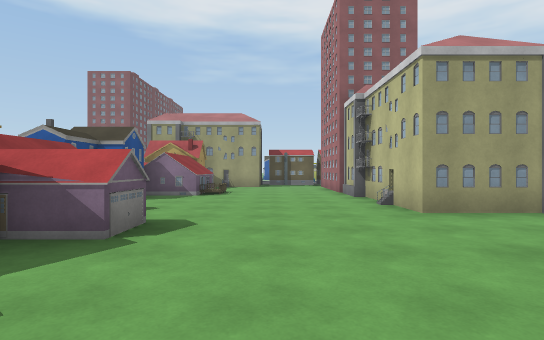
[1] (above)

24 first-person views from a walk through a 3-D level made in the Unity game engine. The camera is 1.3 m above the floor, looks level and sees 80° across. The floor is counted in squares, 2 m on a side. Each view is taken from the middle of a square. On the plan, view 1 faces up. The plan holds only what a view shows up to about 10 squares ahead; the rest is blank. The place goes on beyond the plan. Some surface patterns are stand-ins.

[2]
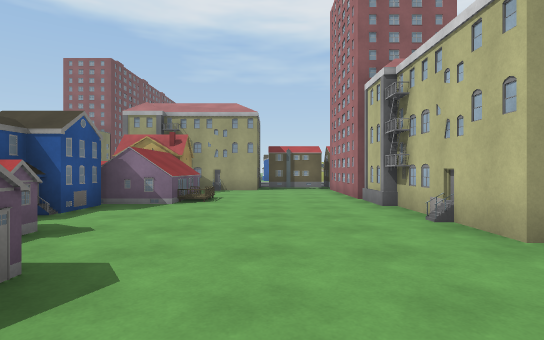

[3]
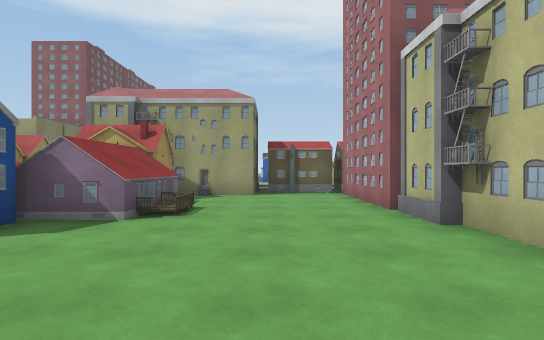

[4]
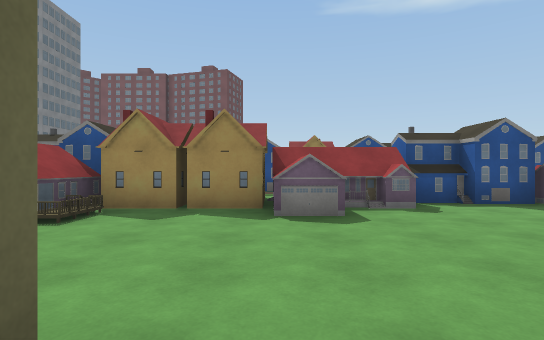

[5]
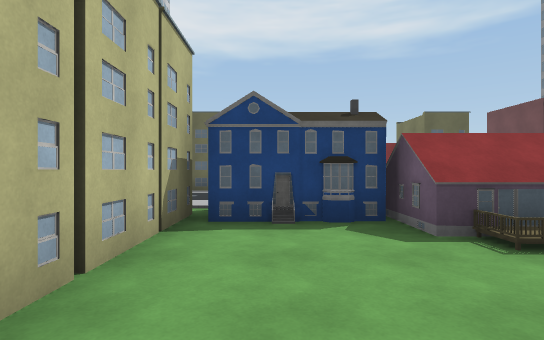

[6]
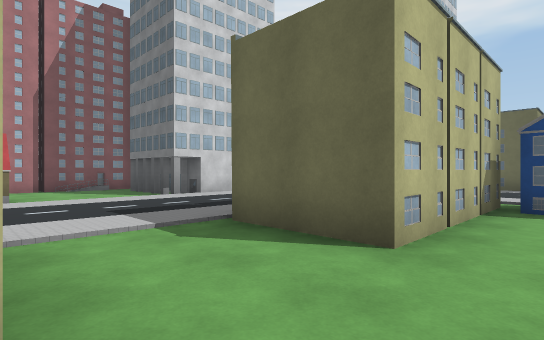

[7]
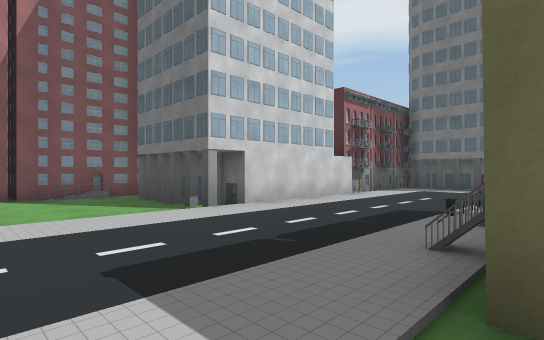

[8]
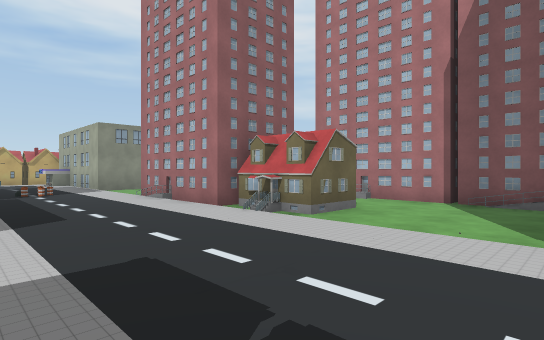

[9]
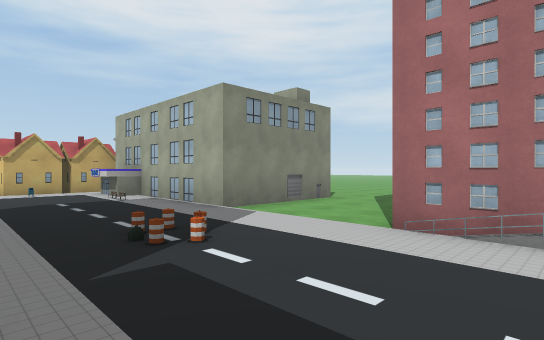

[10]
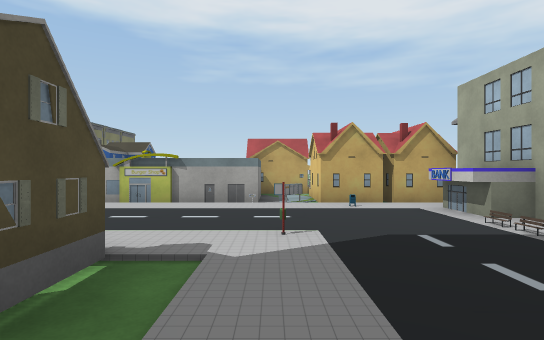

[11]
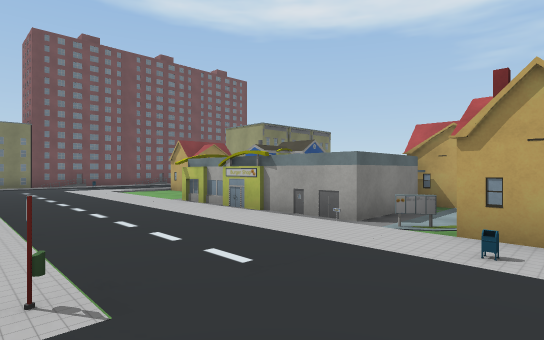

[12]
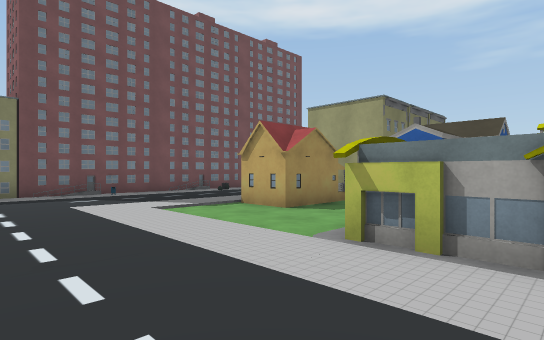

[13]
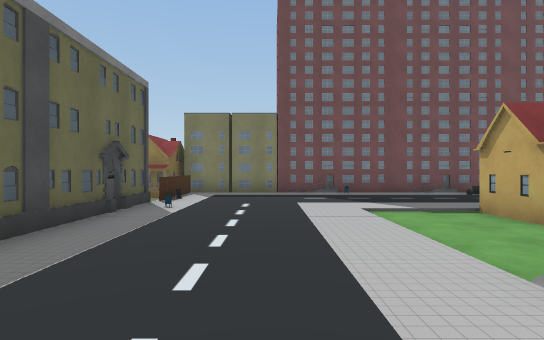

[14]
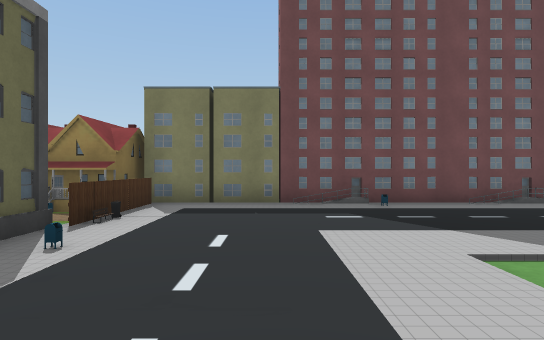

[15]
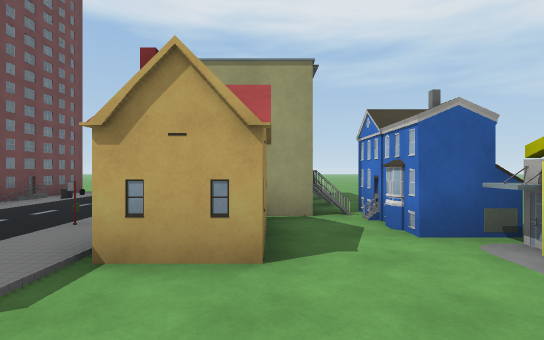

[16]
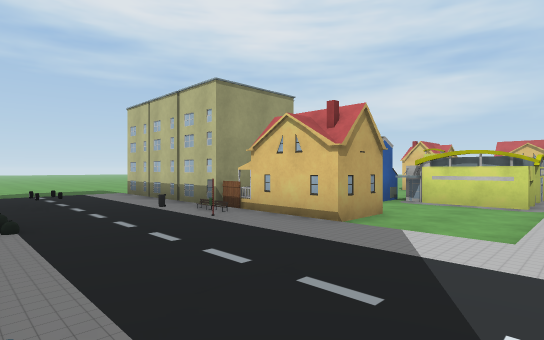

[17]
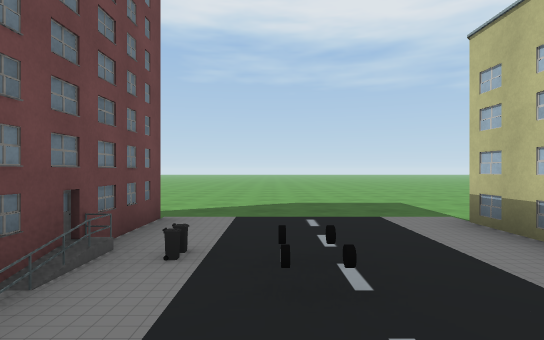

[18]
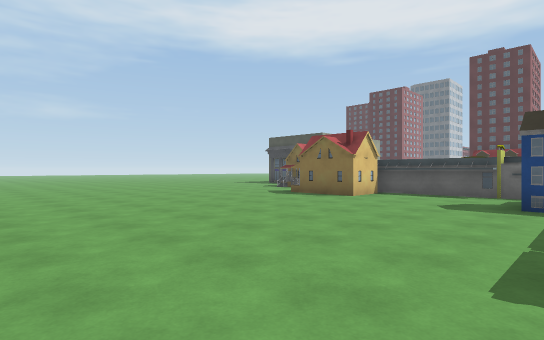

[19]
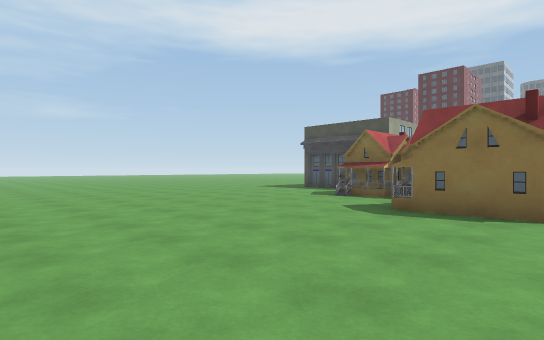

[20]
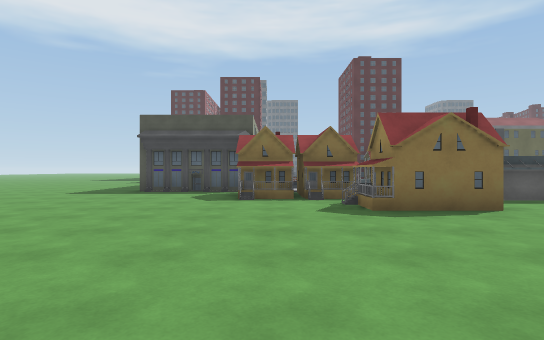

[21]
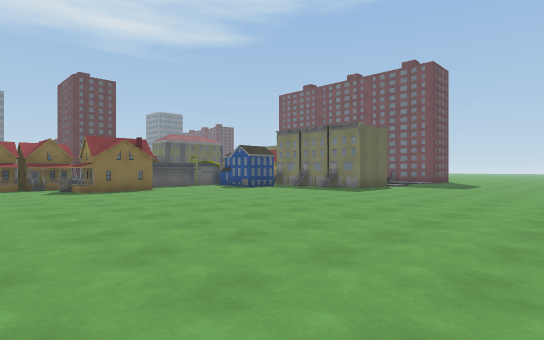

[22]
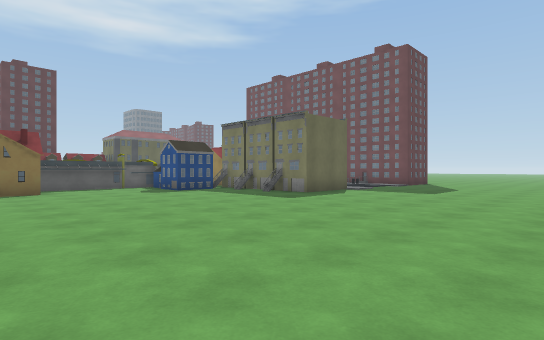

[23]
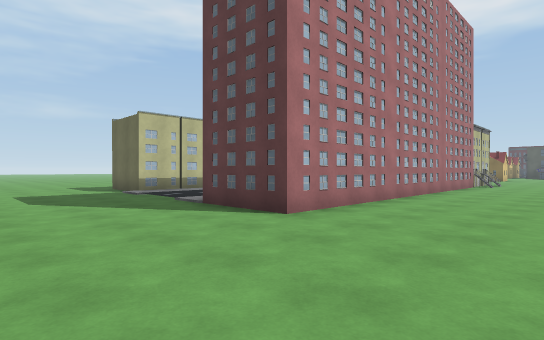

[24]
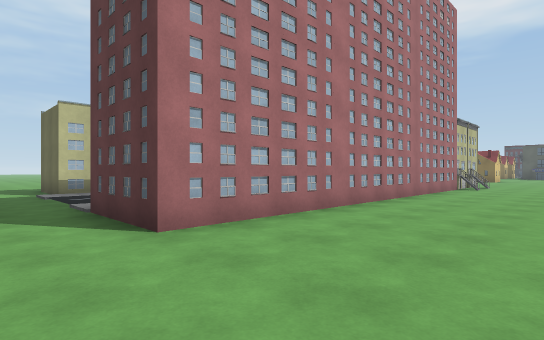

### Floor plan
Key: @ floor where view 1 was taken; # wall or solid block; x gap in a wall; . floor; ^ raised ledge; B building; F fence; O other object.
Columns run from 13 left of view 1 to 15 right of it. Each row starts with its distance up from view 1.
 33     ...................
 32     ...................
 31 .......................
 30 .......................
 29 ..........................
 28 ..........................
 27 ....#B .. ##.................
 26 ....## .. # O................
 25 .... # .. # O................
 24 .... # .. ##................
 23  ... # .. F#B#....#B.......
 22  ... # ..OBB.B...B#B.......
 21  ... B .. ##.B^^^^..BB......
 20  ... # .. ....^   x###.......
 19  ... B .. ....^^^^.###B......
 18  ... #... .. ..       ####...
 17  .. ## ..............^#
 16      O .............. #
 15      #FFFOO       O.. #
 14      #BB######B#B  .. #
 13      ##B  ######   .. ####..
 12       BBB #....#  ... ......
 11        #BB ....#   .. ....
 10       BB OOO...#   .. ..
  9        B  OO...#   .. #
  8         B O....## ... #
  7         B##.....#  .. #
  6         BB......#  .. #
  5        O  O.....## .. B .B#
  4        O  OO...... .. BB..#
  3        # BOO......... ....##
  2       BB  #....##O .. ...B#
  1          B#....#  ... BBBB#
  0          ##OO@.# O .. BBBB#
 -1          #BOO### O ..
 -2          B  OB    O..
 -3                    .. BBB
 -4                ..  .. B
 -5                ..  .. B
 -6                       #
 -7          OO        BB

Positions as (right, up) in squares from view 1, and headings:
1: (0, 0), facing up
2: (0, 2), facing up
3: (0, 4), facing up
4: (3, 3), facing left
5: (1, 3), facing down
6: (1, 5), facing down-right
7: (4, 4), facing down-right
8: (5, 1), facing up-right
9: (5, 8), facing up-right
10: (5, 12), facing up
11: (7, 15), facing up-left
12: (2, 16), facing up-left
13: (2, 17), facing left
14: (-1, 17), facing left
15: (-2, 18), facing up
16: (-7, 18), facing up-right
17: (-6, 23), facing up
18: (0, 30), facing down-right
19: (4, 28), facing down-right
20: (8, 28), facing down
21: (9, 33), facing down-left
22: (6, 33), facing down-left
23: (-13, 31), facing down-right
24: (-13, 29), facing down-right
